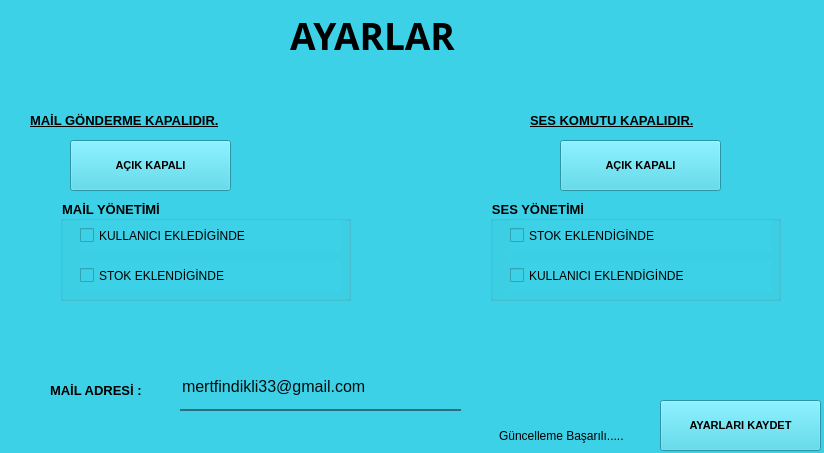
<?xml version="1.0" encoding="UTF-8"?>
<ui version="4.0">
 <class>Form</class>
 <widget class="QWidget" name="Form">
  <property name="geometry">
   <rect>
    <x>0</x>
    <y>0</y>
    <width>824</width>
    <height>453</height>
   </rect>
  </property>
  <property name="windowTitle">
   <string>AYARLAR</string>
  </property>
  <property name="windowIcon">
   <iconset>
    <normaloff>:/newPrefix/Stok/work-process.png</normaloff>:/newPrefix/Stok/work-process.png</iconset>
  </property>
  <widget class="QWidget" name="widget" native="true">
   <property name="geometry">
    <rect>
     <x>-10</x>
     <y>-10</y>
     <width>921</width>
     <height>501</height>
    </rect>
   </property>
   <property name="styleSheet">
    <string notr="true"> background-color: #3DD1E7;</string>
   </property>
   <widget class="QLabel" name="label">
    <property name="geometry">
     <rect>
      <x>0</x>
      <y>40</y>
      <width>861</width>
      <height>411</height>
     </rect>
    </property>
    <property name="styleSheet">
     <string notr="true"> background-color: #3DD1E7;
border-radius: 180px;</string>
    </property>
    <property name="text">
     <string/>
    </property>
   </widget>
   <widget class="QLabel" name="label_4">
    <property name="geometry">
     <rect>
      <x>300</x>
      <y>10</y>
      <width>211</width>
      <height>71</height>
     </rect>
    </property>
    <property name="font">
     <font>
      <family>Ink Free</family>
      <pointsize>28</pointsize>
      <weight>75</weight>
      <bold>true</bold>
     </font>
    </property>
    <property name="text">
     <string>AYARLAR</string>
    </property>
   </widget>
   <widget class="QLabel" name="label_2">
    <property name="geometry">
     <rect>
      <x>60</x>
      <y>380</y>
      <width>141</width>
      <height>41</height>
     </rect>
    </property>
    <property name="font">
     <font>
      <family>Microsoft YaHei UI</family>
      <pointsize>10</pointsize>
      <weight>75</weight>
      <bold>true</bold>
     </font>
    </property>
    <property name="styleSheet">
     <string notr="true"/>
    </property>
    <property name="text">
     <string>MAİL ADRESİ :</string>
    </property>
   </widget>
   <widget class="QLineEdit" name="lineEdit_4">
    <property name="geometry">
     <rect>
      <x>190</x>
      <y>380</y>
      <width>281</width>
      <height>41</height>
     </rect>
    </property>
    <property name="font">
     <font>
      <pointsize>12</pointsize>
     </font>
    </property>
    <property name="styleSheet">
     <string notr="true">background-color:rgba(0, 0, 0, 0);
border:none;
border-bottom:2px solid rgba(46, 82, 101, 200);
color:rgba(0, 0, 0, 240);
padding-bottom:7px;</string>
    </property>
    <property name="text">
     <string>mertfindikli33@gmail.com</string>
    </property>
    <property name="placeholderText">
     <string>Stok Adı Giriniz.</string>
    </property>
   </widget>
   <widget class="QPushButton" name="pushButton_8">
    <property name="geometry">
     <rect>
      <x>670</x>
      <y>410</y>
      <width>161</width>
      <height>51</height>
     </rect>
    </property>
    <property name="font">
     <font>
      <pointsize>8</pointsize>
      <weight>75</weight>
      <bold>true</bold>
     </font>
    </property>
    <property name="styleSheet">
     <string notr="true">QPushButton{
	background-color: qlineargradient(spread:pad, x1:0, y1:0.505682, x2:1, y2:0.477, stop:0 rgba(11, 131, 120, 219), stop:1 rgba(85, 98, 112, 226));
	color:rgba(255, 255, 255, 210);
	border-radius: 10px;
}

QPushButton:hover{
	background-color: qlineargradient(spread:pad, x1:0, y1:0.505682, x2:1, y2:0.477, stop:0 rgba(150, 123, 111, 219), stop:1 rgba(85, 81, 84, 226));
}

QPushButton:pressed{
	padding-left:5px;
	padding-top:5px;
	background-color:rgba(150, 123, 111, 255);
}



border-left-radius: 25px;</string>
    </property>
    <property name="text">
     <string>AYARLARI KAYDET</string>
    </property>
    <property name="icon">
     <iconset>
      <normaloff>:/self/Stok/in-stock (1).png</normaloff>:/self/Stok/in-stock (1).png</iconset>
    </property>
    <property name="iconSize">
     <size>
      <width>25</width>
      <height>25</height>
     </size>
    </property>
   </widget>
   <widget class="QLabel" name="label_3">
    <property name="geometry">
     <rect>
      <x>40</x>
      <y>110</y>
      <width>261</width>
      <height>41</height>
     </rect>
    </property>
    <property name="font">
     <font>
      <pointsize>10</pointsize>
      <weight>75</weight>
      <italic>false</italic>
      <bold>true</bold>
      <underline>true</underline>
     </font>
    </property>
    <property name="text">
     <string>MAİL GÖNDERME KAPALIDIR.</string>
    </property>
   </widget>
   <widget class="QPushButton" name="pushButton_10">
    <property name="geometry">
     <rect>
      <x>80</x>
      <y>150</y>
      <width>161</width>
      <height>51</height>
     </rect>
    </property>
    <property name="font">
     <font>
      <pointsize>8</pointsize>
      <weight>75</weight>
      <bold>true</bold>
     </font>
    </property>
    <property name="styleSheet">
     <string notr="true">QPushButton{
	background-color: qlineargradient(spread:pad, x1:0, y1:0.505682, x2:1, y2:0.477, stop:0 rgba(11, 131, 120, 219), stop:1 rgba(85, 98, 112, 226));
	color:rgba(255, 255, 255, 210);
	border-radius: 10px;
}

QPushButton:hover{
	background-color: qlineargradient(spread:pad, x1:0, y1:0.505682, x2:1, y2:0.477, stop:0 rgba(150, 123, 111, 219), stop:1 rgba(85, 81, 84, 226));
}

QPushButton:pressed{
	padding-left:5px;
	padding-top:5px;
	background-color:rgba(150, 123, 111, 255);
}



border-left-radius: 25px;</string>
    </property>
    <property name="text">
     <string>AÇIK KAPALI</string>
    </property>
    <property name="icon">
     <iconset>
      <normaloff>:/newPrefix/Stok/mail.png</normaloff>:/newPrefix/Stok/mail.png</iconset>
    </property>
    <property name="iconSize">
     <size>
      <width>27</width>
      <height>27</height>
     </size>
    </property>
   </widget>
   <widget class="QLabel" name="label_5">
    <property name="geometry">
     <rect>
      <x>540</x>
      <y>110</y>
      <width>261</width>
      <height>41</height>
     </rect>
    </property>
    <property name="font">
     <font>
      <pointsize>10</pointsize>
      <weight>75</weight>
      <italic>false</italic>
      <bold>true</bold>
      <underline>true</underline>
     </font>
    </property>
    <property name="text">
     <string>SES KOMUTU KAPALIDIR.</string>
    </property>
   </widget>
   <widget class="QPushButton" name="pushButton_11">
    <property name="geometry">
     <rect>
      <x>570</x>
      <y>150</y>
      <width>161</width>
      <height>51</height>
     </rect>
    </property>
    <property name="font">
     <font>
      <pointsize>8</pointsize>
      <weight>75</weight>
      <bold>true</bold>
     </font>
    </property>
    <property name="styleSheet">
     <string notr="true">QPushButton{
	background-color: qlineargradient(spread:pad, x1:0, y1:0.505682, x2:1, y2:0.477, stop:0 rgba(11, 131, 120, 219), stop:1 rgba(85, 98, 112, 226));
	color:rgba(255, 255, 255, 210);
	border-radius: 10px;
}

QPushButton:hover{
	background-color: qlineargradient(spread:pad, x1:0, y1:0.505682, x2:1, y2:0.477, stop:0 rgba(150, 123, 111, 219), stop:1 rgba(85, 81, 84, 226));
}

QPushButton:pressed{
	padding-left:5px;
	padding-top:5px;
	background-color:rgba(150, 123, 111, 255);
}



border-left-radius: 25px;</string>
    </property>
    <property name="text">
     <string>AÇIK KAPALI</string>
    </property>
    <property name="icon">
     <iconset>
      <normaloff>:/newPrefix/Stok/speaker.png</normaloff>:/newPrefix/Stok/speaker.png</iconset>
    </property>
    <property name="iconSize">
     <size>
      <width>27</width>
      <height>27</height>
     </size>
    </property>
   </widget>
   <widget class="QGroupBox" name="groupBox">
    <property name="geometry">
     <rect>
      <x>70</x>
      <y>210</y>
      <width>291</width>
      <height>101</height>
     </rect>
    </property>
    <property name="font">
     <font>
      <pointsize>10</pointsize>
      <weight>75</weight>
      <bold>true</bold>
     </font>
    </property>
    <property name="title">
     <string>MAİL YÖNETİMİ</string>
    </property>
    <widget class="QCheckBox" name="checkBox">
     <property name="geometry">
      <rect>
       <x>20</x>
       <y>20</y>
       <width>261</width>
       <height>31</height>
      </rect>
     </property>
     <property name="text">
      <string>KULLANICI EKLEDİGİNDE</string>
     </property>
    </widget>
    <widget class="QCheckBox" name="checkBox_2">
     <property name="geometry">
      <rect>
       <x>20</x>
       <y>60</y>
       <width>261</width>
       <height>31</height>
      </rect>
     </property>
     <property name="text">
      <string>STOK EKLENDİGİNDE</string>
     </property>
    </widget>
   </widget>
   <widget class="QGroupBox" name="groupBox_2">
    <property name="geometry">
     <rect>
      <x>500</x>
      <y>210</y>
      <width>291</width>
      <height>101</height>
     </rect>
    </property>
    <property name="font">
     <font>
      <pointsize>10</pointsize>
      <weight>75</weight>
      <bold>true</bold>
     </font>
    </property>
    <property name="title">
     <string>SES YÖNETİMİ</string>
    </property>
    <widget class="QCheckBox" name="checkBox_3">
     <property name="geometry">
      <rect>
       <x>20</x>
       <y>20</y>
       <width>261</width>
       <height>31</height>
      </rect>
     </property>
     <property name="text">
      <string>STOK EKLENDİGİNDE</string>
     </property>
    </widget>
    <widget class="QCheckBox" name="checkBox_4">
     <property name="geometry">
      <rect>
       <x>20</x>
       <y>60</y>
       <width>261</width>
       <height>31</height>
      </rect>
     </property>
     <property name="text">
      <string>KULLANICI EKLENDİGİNDE</string>
     </property>
    </widget>
   </widget>
   <widget class="QLabel" name="label_6">
    <property name="geometry">
     <rect>
      <x>509</x>
      <y>430</y>
      <width>151</width>
      <height>31</height>
     </rect>
    </property>
    <property name="text">
     <string>Güncelleme Başarılı.....</string>
    </property>
   </widget>
  </widget>
 </widget>
 <resources>
  <include location="resim_ana.qrc"/>
 </resources>
 <connections/>
</ui>
